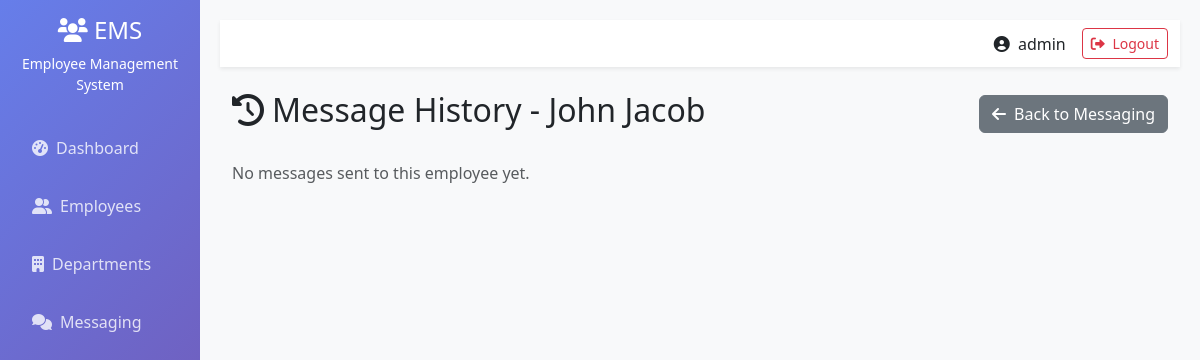
The app's page /messaging/history/2/ (signed in), older data.
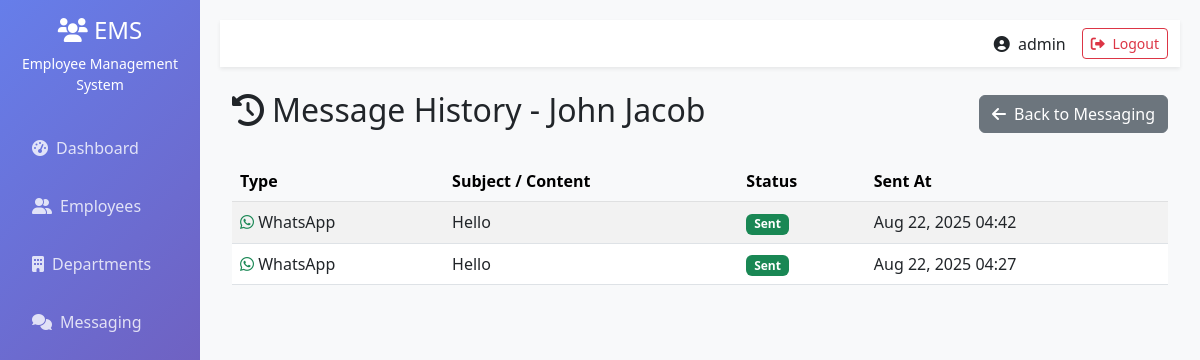
The same page, newer data.
### employees/models.py (models this page shows, shortened)
class Message(models.Model):
    MESSAGE_TYPES = [
        ('email', 'Email'),
        ('whatsapp', 'WhatsApp'),
    ]
    sender = models.ForeignKey(User, on_delete=models.CASCADE)
    recipient = models.ForeignKey("Employee", on_delete=models.CASCADE)  # ✅ string reference
    message_type = models.CharField(max_length=20, choices=MESSAGE_TYPES)
    subject = models.CharField(max_length=255, blank=True, null=True)
    content = models.TextField()
    is_sent = models.BooleanField(default=False)
    error_message = models.TextField(blank=True, null=True)
    sent_at = models.DateTimeField(auto_now_add=True)

### employees/views.py (the view)
# urls.py: path('messaging/history/<int:employee_id>/', views.message_history, name='message_history'),
@login_required
def message_history(request, employee_id):
    employee = get_object_or_404(Employee, id=employee_id)
    messages_sent = Message.objects.filter(
        sender=request.user,
        recipient=employee
    ).order_by('-sent_at')  # newest first
    context = {
        'employee': employee,
        'message_list': messages_sent,
    }
    return render(request, 'messaging/message_history.html', context)

### employees/models.py (called while the page is built)
    @property
    def full_name(self):
        return f"{self.first_name} {self.last_name}"

### employees/templates/messaging/message_history.html (shortened to what this page needs)
{% extends 'employees/base.html' %}
{% block content %}
<div class="container-fluid">
  <div class="row mb-4">
    <div class="col-12 d-flex justify-content-between align-items-center">
      <h2><i class="fas fa-history me-2"></i>Message History - {{ employee.full_name }}</h2>
      <a href="{% url 'messaging_dashboard' %}" class="btn btn-secondary">
        <i class="fas fa-arrow-left me-2"></i>Back to Messaging
      </a>
    </div>
  </div>
  <div class="row">
    <div class="col-12">
      {% if message_list %}
        <table class="table table-striped table-hover">
          <thead class="table-light">
            <tr>
              <th>Type</th>
              <th>Subject / Content</th>
              <th>Status</th>
              <th>Sent At</th>
            </tr>
          </thead>
          <tbody>
            {% for msg in message_list %}
              <tr>
                <td>
                  {% if msg.message_type == "email" %}
                    <i class="fas fa-envelope text-primary"></i> Email
                  {% else %}
                    <i class="fab fa-whatsapp text-success"></i> WhatsApp
                  {% endif %}
                </td>
                <td>
                  {{ msg.content|truncatewords:20 }}
                </td>
                <td>
                  {% if msg.is_sent %}
                    <span class="badge bg-success">Sent</span>
                  {% else %}
                    <span class="badge bg-danger">Failed</span>
                    {% if msg.error_message %}
                      <br><small class="text-muted">{{ msg.error_message }}</small>
                    {% endif %}
                  {% endif %}
                </td>
                <td>
                  {% if msg.sent_at %}
                    {{ msg.sent_at|date:"M d, Y H:i" }}
                  {% else %}
                    <em>Not Available</em>
                  {% endif %}
                </td>
              </tr>
            {% endfor %}
          </tbody>
        </table>
      {% else %}
        <p class="text-muted">No messages sent to this employee yet.</p>
      {% endif %}
    </div>
  </div>
</div>
{% endblock %}

Row changes from the older to the newer data that the page shows:
added Message: message_type "whatsapp" (drawn), content "Hello", is_sent "Sent", sent_at "Aug 22, 2025 04:42"
added Message: message_type "whatsapp" (drawn), content "Hello", is_sent "Sent", sent_at "Aug 22, 2025 04:27"
Text that changed along with them:
text no longer shown: "No messages sent to this employee yet."
text now shown: "Type Subject / Content Status Sent At"
